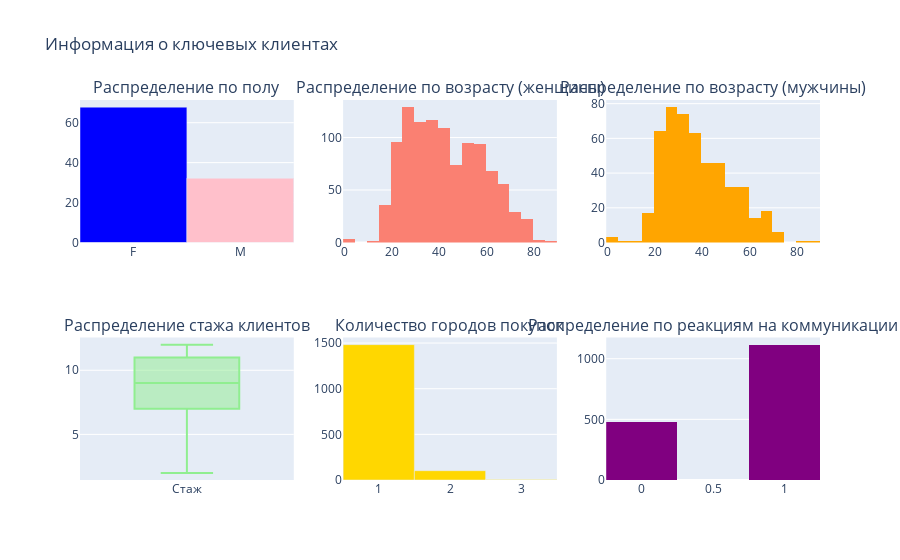

Source (notebook cell):
### Code cell
# делаю визуализации с выводом инфы о ключевых клиентах
# использую plotly как любимый инструмент :)
fig = make_subplots(
    rows=2, cols=3,
    subplot_titles=(
        'Распределение по полу',
        'Распределение по возрасту (женщины)',
        'Распределение по возрасту (мужчины)',
        'Распределение стажа клиентов',
        'Количество городов покупок',
        'Распределение по реакциям на коммуникации'
    )
)

### распределение по полу
gender_dist = key_customers['Gender'].value_counts(normalize=True).mul(100).round(1)
fig.add_trace(
    go.Bar(
        x=gender_dist.index,
        y=gender_dist.values,
        marker_color=['blue', 'pink'],
        name='Пол'
    ),
    row=1, col=1
)

### распределение по возрасту (женщины)
fig.add_trace(
    go.Histogram(
        x=key_customers[key_customers['Gender'] == 'F']['Age'],
        nbinsx=20,
        marker_color='salmon',
        name='Возраст женщин'
    ),
    row=1, col=2
)

### распределение по возрасту (мужчины)
fig.add_trace(
    go.Histogram(
        x=key_customers[key_customers['Gender'] == 'M']['Age'],
        nbinsx=20,
        marker_color='orange',
        name='Возраст мужчин'
    ),
    row=1, col=3
)

### распределение стажа
fig.add_trace(
    go.Box(
        y=key_customers['Tenure'],
        name='Стаж',
        marker_color='lightgreen'
    ),
    row=2, col=1
)

### количество городов
city_counts = key_customers['Count_city'].value_counts().head(5)
fig.add_trace(
    go.Bar(
        x=city_counts.index.astype(str),
        y=city_counts.values,
        marker_color='gold',
        name='Города'
    ),
    row=2, col=2
)

### распределение реакций на коммуникации
fig.add_trace(
    go.Histogram(
        x=key_customers['Response_communcation'],
        nbinsx=3,
        marker_color='purple',
        name='Реакции на коммуникации'
    ),
    row=2, col=3
)

fig.update_layout(
    title_text='Информация о ключевых клиентах',
    height=800,
    showlegend=False
)
fig.show()

### Figure 1 — Plotly figure (JSON) as saved in the notebook; plotly's stock layout.template omitted (floating-point values rounded to 4 significant figures; data arrays with more than 128 entries replaced by an {"elided": "..."} marker saying what was removed)
{"data": [{"marker": {"color": ["blue", "pink"]}, "name": "Пол", "type": "bar", "x": ["F", "M"], "xaxis": "x", "y": [67.8, 32.2], "yaxis": "y"}, {"marker": {"color": "salmon"}, "name": "Возраст женщин", "nbinsx": 20, "type": "histogram", "x": {"elided": "1047 int values"}, "xaxis": "x2", "yaxis": "y2"}, {"marker": {"color": "orange"}, "name": "Возраст мужчин", "nbinsx": 20, "type": "histogram", "x": {"elided": "497 int values"}, "xaxis": "x3", "yaxis": "y3"}, {"marker": {"color": "lightgreen"}, "name": "Стаж", "type": "box", "xaxis": "x4", "y": {"elided": "1591 int values"}, "yaxis": "y4"}, {"marker": {"color": "gold"}, "name": "Города", "type": "bar", "x": ["1", "2", "3"], "xaxis": "x5", "y": [1483, 102, 6], "yaxis": "y5"}, {"marker": {"color": "purple"}, "name": "Реакции на коммуникации", "nbinsx": 3, "type": "histogram", "x": {"elided": "1591 int values"}, "xaxis": "x6", "yaxis": "y6"}], "layout": {"annotations": [{"font": {"size": 16}, "showarrow": false, "text": "Распределение по полу", "x": 0.1444, "xanchor": "center", "xref": "paper", "y": 1, "yanchor": "bottom", "yref": "paper"}, {"font": {"size": 16}, "showarrow": false, "text": "Распределение по возрасту (женщины)", "x": 0.5, "xanchor": "center", "xref": "paper", "y": 1, "yanchor": "bottom", "yref": "paper"}, {"font": {"size": 16}, "showarrow": false, "text": "Распределение по возрасту (мужчины)", "x": 0.8556, "xanchor": "center", "xref": "paper", "y": 1, "yanchor": "bottom", "yref": "paper"}, {"font": {"size": 16}, "showarrow": false, "text": "Распределение стажа клиентов", "x": 0.1444, "xanchor": "center", "xref": "paper", "y": 0.375, "yanchor": "bottom", "yref": "paper"}, {"font": {"size": 16}, "showarrow": false, "text": "Количество городов покупок", "x": 0.5, "xanchor": "center", "xref": "paper", "y": 0.375, "yanchor": "bottom", "yref": "paper"}, {"font": {"size": 16}, "showarrow": false, "text": "Распределение по реакциям на коммуникации", "x": 0.8556, "xanchor": "center", "xref": "paper", "y": 0.375, "yanchor": "bottom", "yref": "paper"}], "autosize": true, "showlegend": false, "title": {"text": "Информация о ключевых клиентах"}, "xaxis": {"anchor": "y", "autorange": true, "domain": [0, 0.2889], "range": [-0.5, 1.5], "type": "category"}, "xaxis2": {"anchor": "y2", "autorange": true, "domain": [0.3556, 0.6444], "range": [-0.5, 89.5], "type": "linear"}, "xaxis3": {"anchor": "y3", "autorange": true, "domain": [0.7111, 1], "range": [-0.5, 89.5], "type": "linear"}, "xaxis4": {"anchor": "y4", "autorange": true, "domain": [0, 0.2889], "range": [-0.5, 0.5], "type": "category"}, "xaxis5": {"anchor": "y5", "autorange": true, "domain": [0.3556, 0.6444], "range": [-0.5, 2.5], "type": "category"}, "xaxis6": {"anchor": "y6", "autorange": true, "domain": [0.7111, 1], "range": [-0.25, 1.25], "type": "linear"}, "yaxis": {"anchor": "x", "autorange": true, "domain": [0.625, 1], "range": [0, 71.37], "type": "linear"}, "yaxis2": {"anchor": "x2", "autorange": true, "domain": [0.625, 1], "range": [0, 135.8]}, "yaxis3": {"anchor": "x3", "autorange": true, "domain": [0.625, 1], "range": [0, 82.11]}, "yaxis4": {"anchor": "x4", "autorange": true, "domain": [0, 0.375], "range": [1.444, 12.56], "type": "linear"}, "yaxis5": {"anchor": "x5", "autorange": true, "domain": [0, 0.375], "range": [0, 1561.0], "type": "linear"}, "yaxis6": {"anchor": "x6", "autorange": true, "domain": [0, 0.375], "range": [0, 1175.0]}}}
